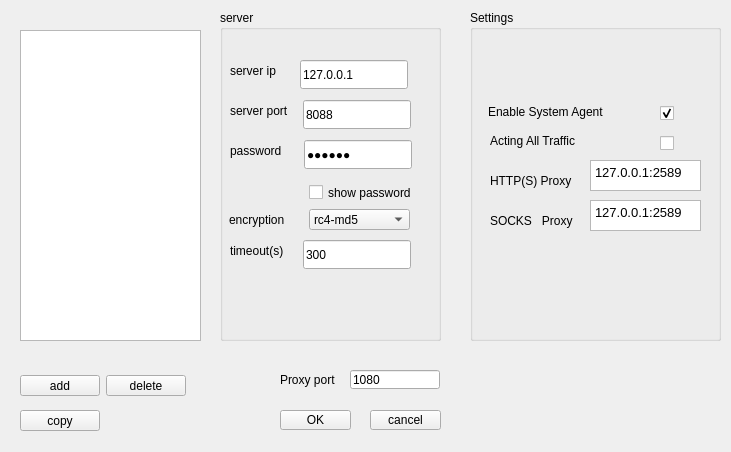
<?xml version="1.0" encoding="UTF-8"?>
<ui version="4.0">
 <class>Form</class>
 <widget class="QWidget" name="Form">
  <property name="geometry">
   <rect>
    <x>0</x>
    <y>0</y>
    <width>731</width>
    <height>452</height>
   </rect>
  </property>
  <property name="windowTitle">
   <string>shadowsocks_pyqt5</string>
  </property>
  <widget class="QPushButton" name="button_copy">
   <property name="geometry">
    <rect>
     <x>20</x>
     <y>410</y>
     <width>80</width>
     <height>21</height>
    </rect>
   </property>
   <property name="text">
    <string>copy</string>
   </property>
  </widget>
  <widget class="QPushButton" name="button_add">
   <property name="geometry">
    <rect>
     <x>20</x>
     <y>375</y>
     <width>80</width>
     <height>21</height>
    </rect>
   </property>
   <property name="text">
    <string>add</string>
   </property>
  </widget>
  <widget class="QPushButton" name="button_delete">
   <property name="geometry">
    <rect>
     <x>106</x>
     <y>375</y>
     <width>80</width>
     <height>21</height>
    </rect>
   </property>
   <property name="text">
    <string>delete</string>
   </property>
  </widget>
  <widget class="QPushButton" name="button_ok">
   <property name="geometry">
    <rect>
     <x>280</x>
     <y>410</y>
     <width>71</width>
     <height>20</height>
    </rect>
   </property>
   <property name="text">
    <string>OK</string>
   </property>
  </widget>
  <widget class="QPushButton" name="button_cancel">
   <property name="geometry">
    <rect>
     <x>370</x>
     <y>410</y>
     <width>71</width>
     <height>20</height>
    </rect>
   </property>
   <property name="text">
    <string>cancel</string>
   </property>
  </widget>
  <widget class="QListWidget" name="listWidget_server_list">
   <property name="geometry">
    <rect>
     <x>20</x>
     <y>30</y>
     <width>181</width>
     <height>311</height>
    </rect>
   </property>
  </widget>
  <widget class="QLineEdit" name="lineEdit_Proxy_port">
   <property name="geometry">
    <rect>
     <x>350</x>
     <y>370</y>
     <width>90</width>
     <height>19</height>
    </rect>
   </property>
   <property name="text">
    <string>1080</string>
   </property>
  </widget>
  <widget class="QGroupBox" name="groupBox_server_config">
   <property name="geometry">
    <rect>
     <x>220</x>
     <y>10</y>
     <width>221</width>
     <height>331</height>
    </rect>
   </property>
   <property name="title">
    <string>server</string>
   </property>
   <widget class="QLineEdit" name="lineEdit_serverip">
    <property name="geometry">
     <rect>
      <x>80</x>
      <y>50</y>
      <width>108</width>
      <height>29</height>
     </rect>
    </property>
    <property name="text">
     <string>127.0.0.1</string>
    </property>
   </widget>
   <widget class="QLabel" name="label_7">
    <property name="geometry">
     <rect>
      <x>10</x>
      <y>50</y>
      <width>64</width>
      <height>21</height>
     </rect>
    </property>
    <property name="text">
     <string>server ip    </string>
    </property>
   </widget>
   <widget class="QLabel" name="label_6">
    <property name="geometry">
     <rect>
      <x>10</x>
      <y>230</y>
      <width>67</width>
      <height>21</height>
     </rect>
    </property>
    <property name="text">
     <string>timeout(s) </string>
    </property>
   </widget>
   <widget class="QLineEdit" name="lineEdit_password">
    <property name="geometry">
     <rect>
      <x>84</x>
      <y>130</y>
      <width>108</width>
      <height>29</height>
     </rect>
    </property>
    <property name="text">
     <string>123456</string>
    </property>
    <property name="echoMode">
     <enum>QLineEdit::Password</enum>
    </property>
   </widget>
   <widget class="QLabel" name="label_4">
    <property name="geometry">
     <rect>
      <x>10</x>
      <y>90</y>
      <width>67</width>
      <height>21</height>
     </rect>
    </property>
    <property name="text">
     <string>server port</string>
    </property>
   </widget>
   <widget class="QCheckBox" name="checkBox_show_password">
    <property name="geometry">
     <rect>
      <x>89</x>
      <y>169</y>
      <width>121</width>
      <height>27</height>
     </rect>
    </property>
    <property name="tabletTracking">
     <bool>false</bool>
    </property>
    <property name="text">
     <string>show password</string>
    </property>
    <property name="checked">
     <bool>false</bool>
    </property>
   </widget>
   <widget class="QLabel" name="label_5">
    <property name="geometry">
     <rect>
      <x>10</x>
      <y>130</y>
      <width>68</width>
      <height>21</height>
     </rect>
    </property>
    <property name="text">
     <string>password   </string>
    </property>
   </widget>
   <widget class="QLineEdit" name="lineEdit_timeout">
    <property name="geometry">
     <rect>
      <x>83</x>
      <y>230</y>
      <width>108</width>
      <height>29</height>
     </rect>
    </property>
    <property name="text">
     <string>300</string>
    </property>
   </widget>
   <widget class="QComboBox" name="comboBox_encryption">
    <property name="geometry">
     <rect>
      <x>89</x>
      <y>199</y>
      <width>101</width>
      <height>21</height>
     </rect>
    </property>
    <item>
     <property name="text">
      <string>rc4-md5</string>
     </property>
    </item>
    <item>
     <property name="text">
      <string>salas20</string>
     </property>
    </item>
    <item>
     <property name="text">
      <string>chacha20</string>
     </property>
    </item>
   </widget>
   <widget class="QLabel" name="label_2">
    <property name="geometry">
     <rect>
      <x>9</x>
      <y>199</y>
      <width>71</width>
      <height>21</height>
     </rect>
    </property>
    <property name="text">
     <string>encryption</string>
    </property>
   </widget>
   <widget class="QLineEdit" name="lineEdit_server_port">
    <property name="geometry">
     <rect>
      <x>83</x>
      <y>90</y>
      <width>108</width>
      <height>29</height>
     </rect>
    </property>
    <property name="text">
     <string>8088</string>
    </property>
   </widget>
  </widget>
  <widget class="QGroupBox" name="groupBox_settings">
   <property name="geometry">
    <rect>
     <x>470</x>
     <y>10</y>
     <width>251</width>
     <height>331</height>
    </rect>
   </property>
   <property name="title">
    <string>Settings</string>
   </property>
   <widget class="QTextEdit" name="textEdit_socksproxy">
    <property name="geometry">
     <rect>
      <x>120</x>
      <y>190</y>
      <width>111</width>
      <height>31</height>
     </rect>
    </property>
    <property name="html">
     <string>&lt;!DOCTYPE HTML PUBLIC &quot;-//W3C//DTD HTML 4.0//EN&quot; &quot;http://www.w3.org/TR/REC-html40/strict.dtd&quot;&gt;
&lt;html&gt;&lt;head&gt;&lt;meta name=&quot;qrichtext&quot; content=&quot;1&quot; /&gt;&lt;style type=&quot;text/css&quot;&gt;
p, li { white-space: pre-wrap; }
&lt;/style&gt;&lt;/head&gt;&lt;body style=&quot; font-family:'Fira Sans Semi-Light'; font-size:10pt; font-weight:400; font-style:normal;&quot;&gt;
&lt;p style=&quot; margin-top:0px; margin-bottom:0px; margin-left:0px; margin-right:0px; -qt-block-indent:0; text-indent:0px;&quot;&gt;127.0.0.1:2589&lt;/p&gt;&lt;/body&gt;&lt;/html&gt;</string>
    </property>
   </widget>
   <widget class="QCheckBox" name="checkBox_acting_all_traffic">
    <property name="geometry">
     <rect>
      <x>190</x>
      <y>120</y>
      <width>21</width>
      <height>27</height>
     </rect>
    </property>
    <property name="text">
     <string/>
    </property>
   </widget>
   <widget class="QCheckBox" name="checkBox_enable_system_agent">
    <property name="geometry">
     <rect>
      <x>190</x>
      <y>90</y>
      <width>21</width>
      <height>27</height>
     </rect>
    </property>
    <property name="text">
     <string/>
    </property>
    <property name="checked">
     <bool>true</bool>
    </property>
   </widget>
   <widget class="QTextEdit" name="textEdit_httpproxy">
    <property name="geometry">
     <rect>
      <x>120</x>
      <y>150</y>
      <width>111</width>
      <height>31</height>
     </rect>
    </property>
    <property name="html">
     <string>&lt;!DOCTYPE HTML PUBLIC &quot;-//W3C//DTD HTML 4.0//EN&quot; &quot;http://www.w3.org/TR/REC-html40/strict.dtd&quot;&gt;
&lt;html&gt;&lt;head&gt;&lt;meta name=&quot;qrichtext&quot; content=&quot;1&quot; /&gt;&lt;style type=&quot;text/css&quot;&gt;
p, li { white-space: pre-wrap; }
&lt;/style&gt;&lt;/head&gt;&lt;body style=&quot; font-family:'Fira Sans Semi-Light'; font-size:10pt; font-weight:400; font-style:normal;&quot;&gt;
&lt;p style=&quot; margin-top:0px; margin-bottom:0px; margin-left:0px; margin-right:0px; -qt-block-indent:0; text-indent:0px;&quot;&gt;127.0.0.1:2589&lt;/p&gt;&lt;/body&gt;&lt;/html&gt;</string>
    </property>
   </widget>
   <widget class="QLabel" name="label_9">
    <property name="geometry">
     <rect>
      <x>18</x>
      <y>91</y>
      <width>141</width>
      <height>21</height>
     </rect>
    </property>
    <property name="text">
     <string>Enable System Agent</string>
    </property>
   </widget>
   <widget class="QLabel" name="label_15">
    <property name="geometry">
     <rect>
      <x>20</x>
      <y>160</y>
      <width>91</width>
      <height>21</height>
     </rect>
    </property>
    <property name="text">
     <string>HTTP(S) Proxy</string>
    </property>
   </widget>
   <widget class="QLabel" name="label_14">
    <property name="geometry">
     <rect>
      <x>20</x>
      <y>120</y>
      <width>141</width>
      <height>21</height>
     </rect>
    </property>
    <property name="text">
     <string>Acting All Traffic</string>
    </property>
   </widget>
   <widget class="QLabel" name="label_16">
    <property name="geometry">
     <rect>
      <x>20</x>
      <y>200</y>
      <width>91</width>
      <height>21</height>
     </rect>
    </property>
    <property name="text">
     <string>SOCKS   Proxy</string>
    </property>
   </widget>
  </widget>
  <widget class="QLabel" name="label_8">
   <property name="geometry">
    <rect>
     <x>280</x>
     <y>370</y>
     <width>63</width>
     <height>19</height>
    </rect>
   </property>
   <property name="text">
    <string>Proxy port</string>
   </property>
  </widget>
 </widget>
 <resources/>
 <connections/>
</ui>
